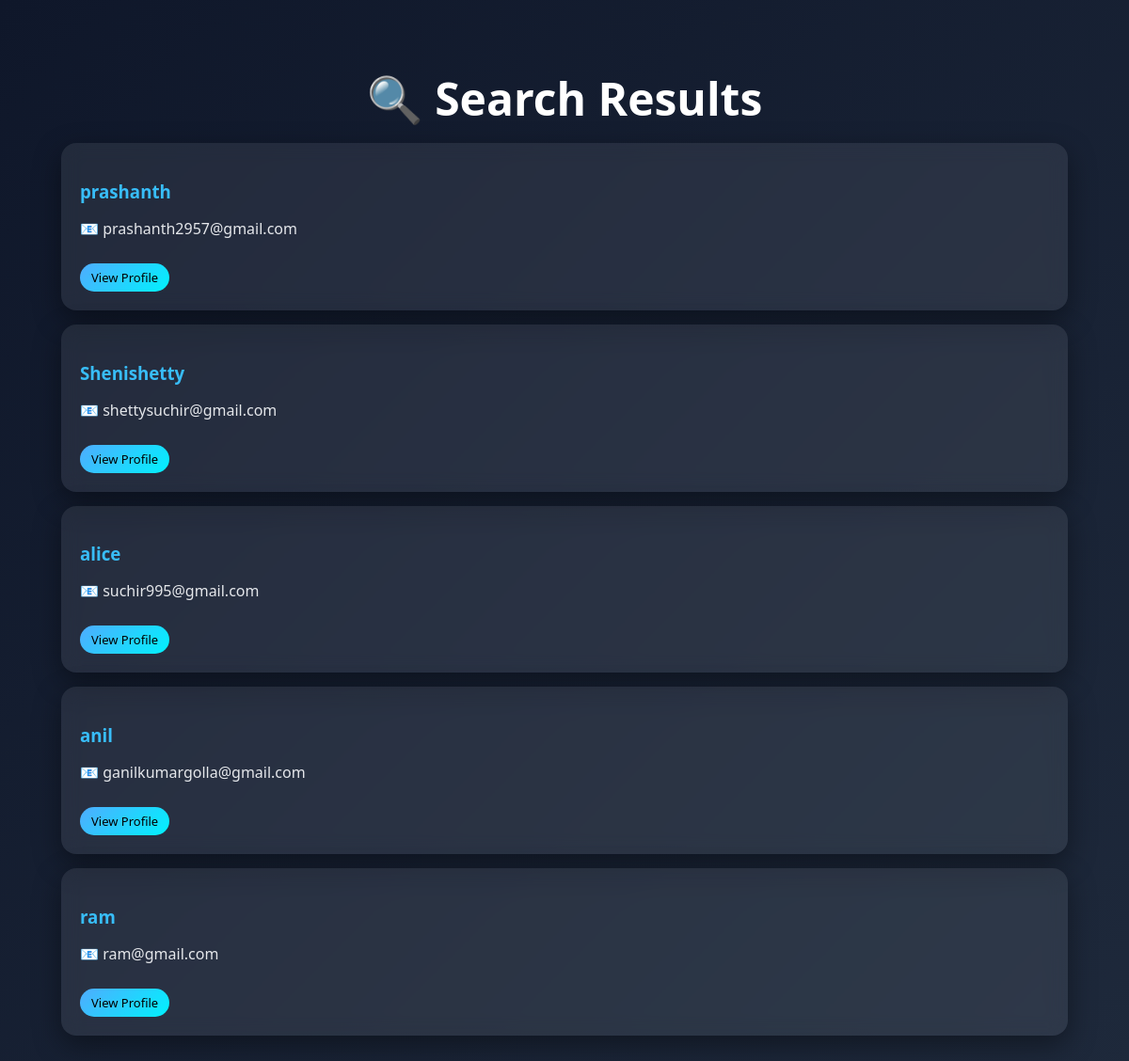
Screenshot of /search with the database file from the repository.
### tables this page shows
CREATE TABLE users(
 id INTEGER PRIMARY KEY AUTOINCREMENT,
 name TEXT,
 email TEXT UNIQUE,
 password TEXT
, phone TEXT, linkedin TEXT, github TEXT, resume_score INTEGER DEFAULT 0, activity_score INTEGER DEFAULT 0, resume_file TEXT);

### app.py (the view)
@app.route("/search")
def search():
    q = request.args.get("q", "")
    conn = get_db()
    users = conn.execute("""
        SELECT id,name,email
        FROM users
        WHERE name LIKE ? OR email LIKE ?
    """, (f"%{q}%", f"%{q}%")).fetchall()
    conn.close()
    return render_template("search_results.html", results=users)

### app.py (called while the page is built)
def get_db():
    return sqlite3.connect(DB_PATH, check_same_thread=False)

### templates/search_results.html (shortened to what this page needs)
<!DOCTYPE html>
<html>
<head>
  <link rel="stylesheet" href="/static/css/style.css">
</head>
<body>
<div class="container">
  <h1>🔍 Search Results</h1>
  {% if results %}
    {% for user in results %}
      <div class="proj-card">
        <h3>{{ user[1] }}</h3>
        <p>📧 {{ user[2] }}</p>
        <a href="/candidate/{{ user[0] }}" class="proj-btn">
          View Profile
        </a>
      </div>
    {% endfor %}
  {% else %}
    <p>No users found.</p>
  {% endif %}
</div>
</body>
</html>

### static/css/style.css (style rules this page uses)
body { margin: 0; font-family: 'Segoe UI', sans-serif; background: linear-gradient(135deg, #0f172a, #1e293b); color: #fff; }
.container { max-width: 1100px; margin: auto; padding: 40px; text-align: center; }
h1 { font-size: 48px; margin-bottom: 10px; }
.proj-card { background: linear-gradient(135deg, #ffffff, #f7f9fc); padding: 22px; border-radius: 14px; box-shadow: 0 10px 25px rgba(0,0,0,0.08); text-align: left; transition: transform 0.3s ease, box-shadow 0.3s ease; }
.proj-card h3 { margin-bottom: 10px; color: #222; }
.proj-btn { background: linear-gradient(135deg, #667eea, #764ba2); color: white; padding: 6px 12px; border-radius: 20px; font-size: 13px; text-decoration: none; transition: opacity 0.2s ease; }
.proj-card { background: rgba(255,255,255,0.08); backdrop-filter: blur(10px); border-radius: 16px; padding: 20px; margin: 15px; box-shadow: 0 10px 30px rgba(0,0,0,0.4); color: #ffffff; }
.proj-card h3 { color: #38bdf8; }
.proj-card p { color: #e5e7eb; }
.proj-btn { display: inline-block; margin-top: 10px; background: linear-gradient(135deg, #4facfe, #00f2fe); color: #000 !important; padding: 6px 12px; border-radius: 20px; font-size: 13px; text-decoration: none; }

### rows the page displays
users: name "prashanth", email "prashanth2957@gmail.com"
users: name "Shenishetty", email "shettysuchir@gmail.com"
users: name "alice", email "suchir995@gmail.com"
users: name "anil", email "ganilkumargolla@gmail.com"
users: name "ram", email "ram@gmail.com"
